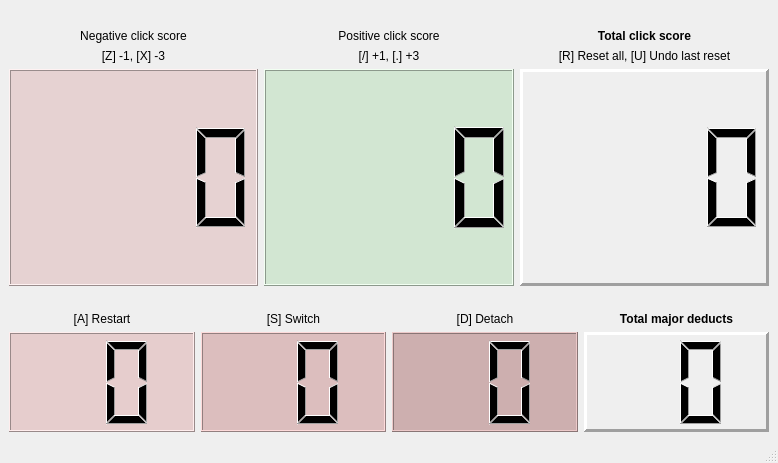
<?xml version="1.0" encoding="UTF-8"?>
<ui version="4.0">
 <class>MainWindow</class>
 <widget class="QMainWindow" name="MainWindow">
  <property name="geometry">
   <rect>
    <x>0</x>
    <y>0</y>
    <width>778</width>
    <height>463</height>
   </rect>
  </property>
  <property name="windowTitle">
   <string>MainWindow</string>
  </property>
  <property name="styleSheet">
   <string notr="true">QLCDNumber#totalClicksLcd,
QLCDNumber#majDeductTotalLcd {
	background-color: rgb(240	, 240, 240)
}

QLCDNumber#plusClicksLcd {
	background-color: rgb(210, 230, 210)
}

QLCDNumber#minusClicksLcd {
	background-color: rgb(230, 210, 210)
}

QLCDNumber#majDeductLv1Lcd {
	background-color: rgb(230, 205, 205)
}

QLCDNumber#majDeductLv2Lcd {
	background-color: rgb(220, 190, 190)
}

QLCDNumber#majDeductLv3Lcd {
	background-color: rgb(205, 175, 175)
}

QLabel#totalClicksLabel,
QLabel#majDeductTotalLabel {
	font-weight: bold
}</string>
  </property>
  <widget class="QWidget" name="centralwidget">
   <layout class="QVBoxLayout" name="verticalLayout_2">
    <item>
     <layout class="QVBoxLayout" name="verticalLayout">
      <item>
       <layout class="QHBoxLayout" name="horizontalLayout">
        <item>
         <layout class="QVBoxLayout" name="minusClicksVLayout">
          <item>
           <spacer name="verticalSpacer">
            <property name="orientation">
             <enum>Qt::Vertical</enum>
            </property>
            <property name="sizeHint" stdset="0">
             <size>
              <width>20</width>
              <height>20</height>
             </size>
            </property>
           </spacer>
          </item>
          <item>
           <widget class="QLabel" name="minusClicksLabel">
            <property name="text">
             <string>Negative click score</string>
            </property>
            <property name="alignment">
             <set>Qt::AlignBottom|Qt::AlignHCenter</set>
            </property>
           </widget>
          </item>
          <item>
           <widget class="QLabel" name="minusClicksInstructionLabel">
            <property name="text">
             <string>[Z] -1, [X] -3</string>
            </property>
            <property name="alignment">
             <set>Qt::AlignBottom|Qt::AlignHCenter</set>
            </property>
           </widget>
          </item>
          <item>
           <widget class="QLCDNumber" name="minusClicksLcd">
            <property name="sizePolicy">
             <sizepolicy hsizetype="Minimum" vsizetype="Expanding">
              <horstretch>0</horstretch>
              <verstretch>1</verstretch>
             </sizepolicy>
            </property>
            <property name="digitCount">
             <number>4</number>
            </property>
           </widget>
          </item>
          <item>
           <spacer name="verticalSpacer_2">
            <property name="orientation">
             <enum>Qt::Vertical</enum>
            </property>
            <property name="sizeHint" stdset="0">
             <size>
              <width>20</width>
              <height>20</height>
             </size>
            </property>
           </spacer>
          </item>
         </layout>
        </item>
        <item>
         <layout class="QVBoxLayout" name="plusClicksVLayout">
          <item>
           <spacer name="verticalSpacer_5">
            <property name="orientation">
             <enum>Qt::Vertical</enum>
            </property>
            <property name="sizeHint" stdset="0">
             <size>
              <width>20</width>
              <height>20</height>
             </size>
            </property>
           </spacer>
          </item>
          <item>
           <widget class="QLabel" name="plusClicksLabel">
            <property name="text">
             <string>Positive click score</string>
            </property>
            <property name="alignment">
             <set>Qt::AlignBottom|Qt::AlignHCenter</set>
            </property>
           </widget>
          </item>
          <item>
           <widget class="QLabel" name="plusClicksInstructionLabel">
            <property name="text">
             <string>[/] +1, [.] +3</string>
            </property>
            <property name="alignment">
             <set>Qt::AlignBottom|Qt::AlignHCenter</set>
            </property>
           </widget>
          </item>
          <item>
           <widget class="QLCDNumber" name="plusClicksLcd">
            <property name="sizePolicy">
             <sizepolicy hsizetype="Minimum" vsizetype="Expanding">
              <horstretch>0</horstretch>
              <verstretch>1</verstretch>
             </sizepolicy>
            </property>
            <property name="digitCount">
             <number>4</number>
            </property>
           </widget>
          </item>
          <item>
           <spacer name="verticalSpacer_6">
            <property name="orientation">
             <enum>Qt::Vertical</enum>
            </property>
            <property name="sizeHint" stdset="0">
             <size>
              <width>20</width>
              <height>20</height>
             </size>
            </property>
           </spacer>
          </item>
         </layout>
        </item>
        <item>
         <layout class="QVBoxLayout" name="totalClicksVLayout">
          <item>
           <spacer name="verticalSpacer_3">
            <property name="orientation">
             <enum>Qt::Vertical</enum>
            </property>
            <property name="sizeHint" stdset="0">
             <size>
              <width>20</width>
              <height>20</height>
             </size>
            </property>
           </spacer>
          </item>
          <item>
           <widget class="QLabel" name="totalClicksLabel">
            <property name="text">
             <string>Total click score</string>
            </property>
            <property name="alignment">
             <set>Qt::AlignBottom|Qt::AlignHCenter</set>
            </property>
           </widget>
          </item>
          <item>
           <widget class="QLabel" name="totalClicksInstructionLabel">
            <property name="text">
             <string>[R] Reset all, [U] Undo last reset</string>
            </property>
            <property name="alignment">
             <set>Qt::AlignBottom|Qt::AlignHCenter</set>
            </property>
           </widget>
          </item>
          <item>
           <widget class="QLCDNumber" name="totalClicksLcd">
            <property name="sizePolicy">
             <sizepolicy hsizetype="Minimum" vsizetype="Expanding">
              <horstretch>0</horstretch>
              <verstretch>1</verstretch>
             </sizepolicy>
            </property>
            <property name="frameShape">
             <enum>QFrame::Panel</enum>
            </property>
            <property name="frameShadow">
             <enum>QFrame::Raised</enum>
            </property>
            <property name="lineWidth">
             <number>3</number>
            </property>
            <property name="digitCount">
             <number>4</number>
            </property>
           </widget>
          </item>
          <item>
           <spacer name="verticalSpacer_4">
            <property name="orientation">
             <enum>Qt::Vertical</enum>
            </property>
            <property name="sizeHint" stdset="0">
             <size>
              <width>20</width>
              <height>20</height>
             </size>
            </property>
           </spacer>
          </item>
         </layout>
        </item>
       </layout>
      </item>
      <item>
       <layout class="QHBoxLayout" name="horizontalLayout_3">
        <item>
         <layout class="QVBoxLayout" name="majDeductLv1Layout">
          <item>
           <widget class="QLabel" name="majDeductLv1Label">
            <property name="text">
             <string>[A] Restart</string>
            </property>
            <property name="alignment">
             <set>Qt::AlignBottom|Qt::AlignHCenter</set>
            </property>
           </widget>
          </item>
          <item>
           <widget class="QLCDNumber" name="majDeductLv1Lcd">
            <property name="minimumSize">
             <size>
              <width>0</width>
              <height>100</height>
             </size>
            </property>
            <property name="digitCount">
             <number>2</number>
            </property>
           </widget>
          </item>
         </layout>
        </item>
        <item>
         <layout class="QVBoxLayout" name="majDeductLv2Layout">
          <item>
           <widget class="QLabel" name="majDeductLv2Label">
            <property name="text">
             <string>[S] Switch</string>
            </property>
            <property name="alignment">
             <set>Qt::AlignBottom|Qt::AlignHCenter</set>
            </property>
           </widget>
          </item>
          <item>
           <widget class="QLCDNumber" name="majDeductLv2Lcd">
            <property name="minimumSize">
             <size>
              <width>0</width>
              <height>100</height>
             </size>
            </property>
            <property name="digitCount">
             <number>2</number>
            </property>
           </widget>
          </item>
         </layout>
        </item>
        <item>
         <layout class="QVBoxLayout" name="majDeductLv3Layout">
          <item>
           <widget class="QLabel" name="majDeductLv3Label">
            <property name="text">
             <string>[D] Detach</string>
            </property>
            <property name="alignment">
             <set>Qt::AlignBottom|Qt::AlignHCenter</set>
            </property>
           </widget>
          </item>
          <item>
           <widget class="QLCDNumber" name="majDeductLv3Lcd">
            <property name="minimumSize">
             <size>
              <width>0</width>
              <height>100</height>
             </size>
            </property>
            <property name="digitCount">
             <number>2</number>
            </property>
           </widget>
          </item>
         </layout>
        </item>
        <item>
         <layout class="QVBoxLayout" name="majDeductTotalLayout">
          <item>
           <widget class="QLabel" name="majDeductTotalLabel">
            <property name="text">
             <string>Total major deducts</string>
            </property>
            <property name="alignment">
             <set>Qt::AlignBottom|Qt::AlignHCenter</set>
            </property>
           </widget>
          </item>
          <item>
           <widget class="QLCDNumber" name="majDeductTotalLcd">
            <property name="sizePolicy">
             <sizepolicy hsizetype="Minimum" vsizetype="Minimum">
              <horstretch>0</horstretch>
              <verstretch>0</verstretch>
             </sizepolicy>
            </property>
            <property name="minimumSize">
             <size>
              <width>0</width>
              <height>100</height>
             </size>
            </property>
            <property name="frameShape">
             <enum>QFrame::Panel</enum>
            </property>
            <property name="lineWidth">
             <number>3</number>
            </property>
            <property name="digitCount">
             <number>2</number>
            </property>
           </widget>
          </item>
         </layout>
        </item>
       </layout>
      </item>
     </layout>
    </item>
   </layout>
  </widget>
  <widget class="QMenuBar" name="menubar">
   <property name="geometry">
    <rect>
     <x>0</x>
     <y>0</y>
     <width>778</width>
     <height>22</height>
    </rect>
   </property>
  </widget>
  <widget class="QStatusBar" name="statusbar"/>
 </widget>
 <resources/>
 <connections/>
</ui>
